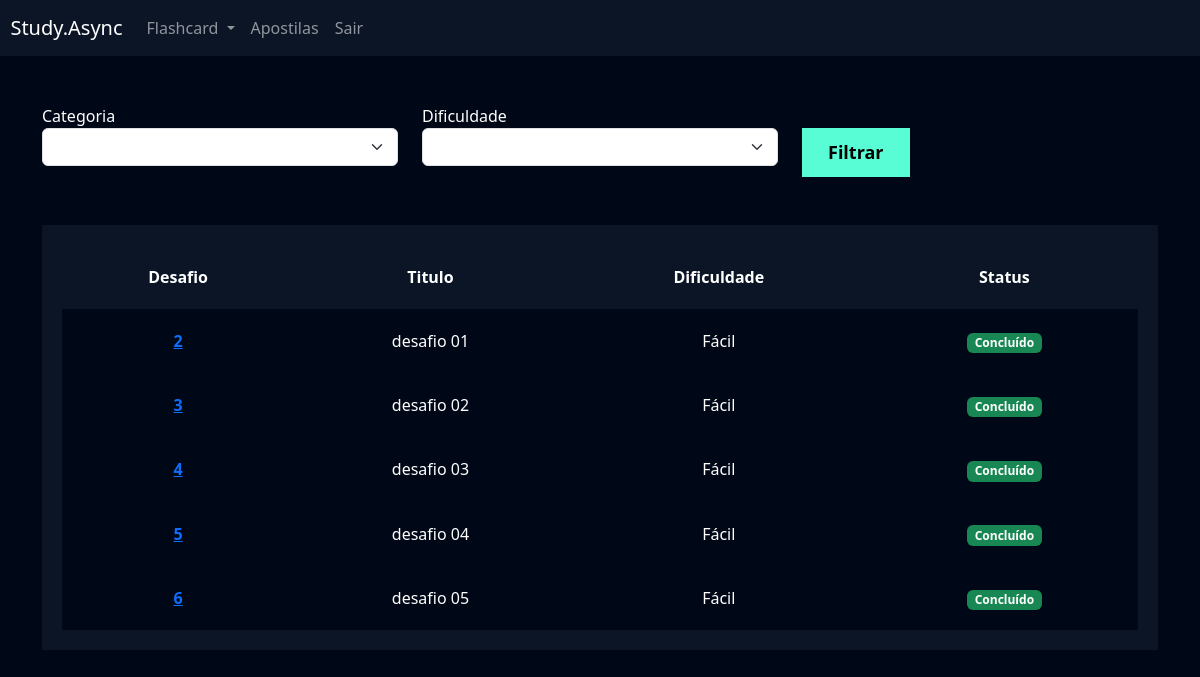
The page /flashcard/listar_desafio/ (signed in) on the database as committed earlier.
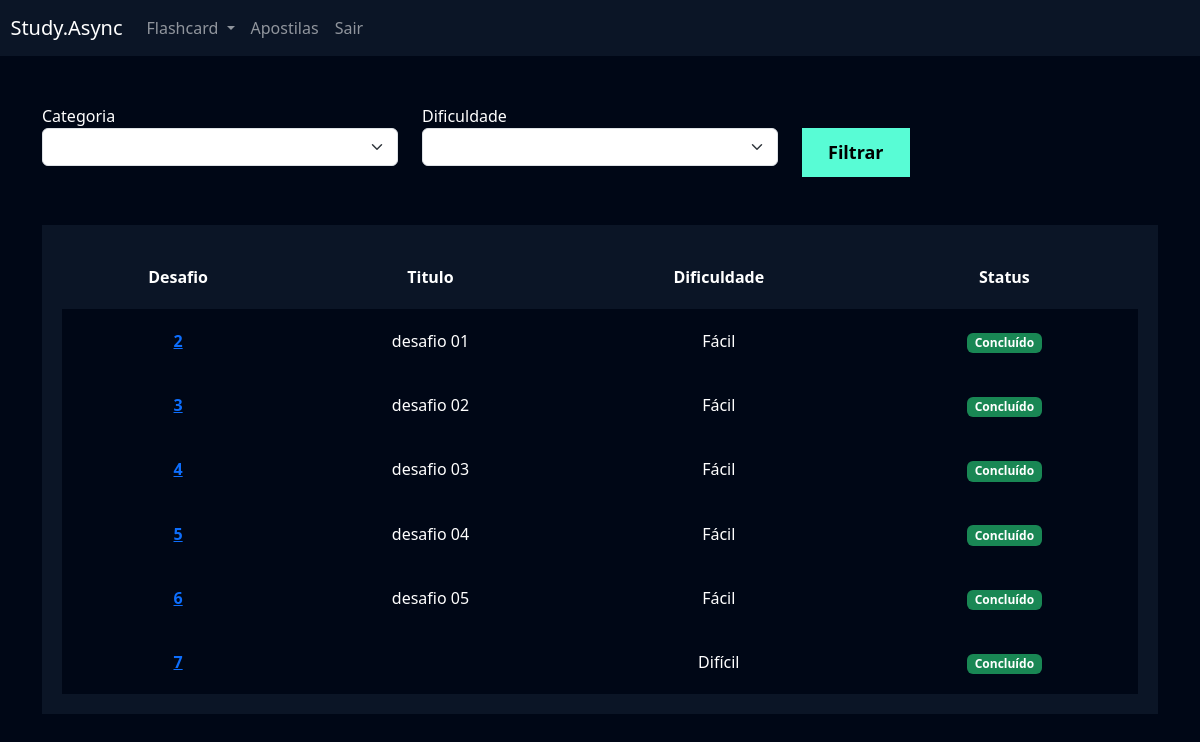
The same page on the database as committed later.
### flashcard/models.py (models this page shows, shortened)
class Desafio(models.Model):
    user = models.ForeignKey(User, on_delete=models.DO_NOTHING)
    titulo = models.CharField(max_length=100)
    categoria = models.ManyToManyField(Categoria)
    quantidade_perguntas = models.IntegerField()
    dificuldade = models.CharField(
        max_length=1, choices=Flashcard.DIFICULDADE_CHOICES
    )
    flashcards = models.ManyToManyField(FlashcardDesafio)
    def status(self):
        if self.flashcards.filter(respondido=False).exists():
            return mark_safe('<span class= "badge bg-primary">Em aberto</span>')
        else:
            return mark_safe('<span class= "badge bg-success">Concluído</span>')

### flashcard/views.py (the view)
# urls.py: path('listar_desafio/', views.listar_desafio, name='listar_desafio'),
def listar_desafio(request):
    desafios = Desafio.objects.filter(user=request.user)
    categorias = Categoria.objects.all()
    dificuldades = Flashcard.DIFICULDADE_CHOICES
    categoria = request.GET.get("categoria")
    dificuldade = request.GET.get("dificuldade")
    if categoria:
        desafios = desafios.filter(categoria__id=categoria)
    if dificuldade:
        desafios = desafios.filter(dificuldade=dificuldade)
    return render(request,'listar_desafio.html',{'desafios': desafios,
                                                 'categorias': categorias,
                                                 'dificuldades': dificuldades,})

### flashcard/models.py (called while the page is built)
    def __str__(self):
        return self.nome

### flashcard/templates/listar_desafio.html (shortened to what this page needs)
{% extends "base.html" %}
{% load static %}
{% block 'cabecalho' %}
    <link href="{% static 'usuarios/css/cadastro.css' %}" rel="stylesheet">
    <link href="{% static 'flashcard/css/novo_flashcard.css' %}" rel="stylesheet">
    <link href="{% static 'flashcard/css/iniciar_desafio.css' %}" rel="stylesheet">
    <link href="{% static 'flashcard/css/desafio.css' %}" rel="stylesheet">
    <link href='https://unpkg.com/boxicons@2.1.4/css/boxicons.min.css' rel='stylesheet'>
{% endblock 'cabecalho' %}
{% block 'conteudo' %}
    {% include "partials/header.html" %}
    <div class="container">
        <br>
        <br>
        <div class="row">
            <div class="col-md">
                <form action="{% url "listar_desafio" %}" method="GET">
                <label for="">Categoria</label>
                <select name="categoria" class="form-select">
                   <option value=""></option>
                   {% for categoria in categorias %}
                        <option value="{{categoria.id}}">{{categoria}}</option>
                   {% endfor %}
                </select>
            </div>
            <div class="col-md">
                <label for="">Dificuldade</label>
                <select name="dificuldade" class="form-select">
                    <option value=""></option>
                    {% for dificuldade in dificuldades %}
                        <option value="{{dificuldade.0}}">{{dificuldade.nome}} ({{dificuldade.1}})</option>
                    {% endfor %}
                </select>
            </div>
            <div class="col-md">
                <br>
                <input type="submit" value="Filtrar" class="btn-cadastro">
            </div>
        </div>
        <br>
        <br>
        <div class="box-listar">
            <table>
                <thead>
                  <tr>
                    <th scope="col">Desafio</th>
                    <th scope="col">Titulo</th>
                    <th scope="col">Dificuldade</th>
                    <th scope="col">Status</th>
                  </tr>
                </thead>
                <tbody>
                    {% for desafio in desafios %}
                        <tr class="linha">
                            <th><a href="{% url 'desafio' desafio.id %}">{{desafio.id}}</a></th>
                            <td>{{desafio.titulo}}</td>
                            <td>{{desafio.get_dificuldade_display}}</td>
                            <td>{{desafio.status}}</td>
                        </tr>
                  {% endfor %}
                </tbody>
              </table>
        </div>
    </div>
{% endblock 'conteudo' %}

Rows that differ between the two databases and show on the page:
added Desafio: id "7", dificuldade "Difícil", status "Concluído"
